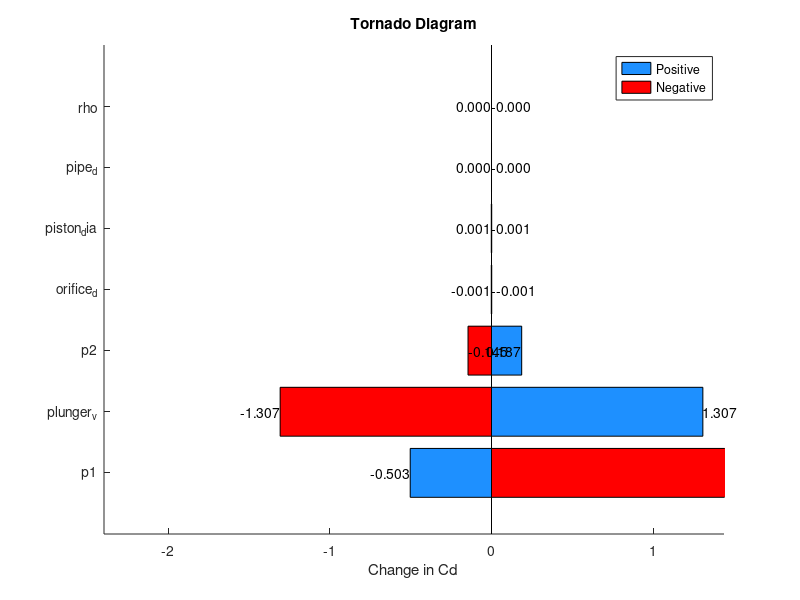

Reproduce this figure in MATLAB.
% Actual value of sensitivity per variable

% Define variables and their nominal and deviation values
vars = {'piston_dia', 'plunger_v', 'pipe_d', 'orifice_d', 'rho', 'p1', 'p2'};
nominal_values = [3, 3, 1, 0.5, 1, 50, 10];
deviations = nominal_values .* [0.0005, 1, 0.0005, 0.0005, 0, 0.5, 0.5];

% Define function to estimate flow rate
cd = @(piston_dia, v, d1, d2, rho, p1, p2) (pi * (piston_dia/2)^2 * v) / (pi / 4 * d2^2 * (2 * (p1 - p2))/sqrt(rho * (1-(d2/d1)^4)));

cd_nominal = cd(nominal_values(1), nominal_values(2), nominal_values(3), nominal_values(4), nominal_values(5), nominal_values(6), nominal_values(7));

cd_p = zeros(1, length(vars));
cd_n = zeros(1, length(vars));

for i = 1:length(vars)
    delta = zeros(1, length(vars));
    delta(i) = deviations(i);
    cd_p(i) = cd(nominal_values(1) + delta(1), nominal_values(2) + delta(2), nominal_values(3) + delta(3), nominal_values(4) + delta(4), nominal_values(5) + delta(5), nominal_values(6) + delta(6), nominal_values(7) + delta(7));
    cd_n(i) = cd(nominal_values(1) - delta(1), nominal_values(2) - delta(2), nominal_values(3) - delta(3), nominal_values(4) - delta(4), nominal_values(5) - delta(5), nominal_values(6) - delta(6), nominal_values(7) - delta(7));
end

sensitivities_pos = cd_p - cd_nominal;
sensitivities_neg = cd_nominal - cd_n;

[~, indices] = sort(abs(sensitivities_pos + sensitivities_neg), 'descend');
vars_sorted = vars(indices);
sensitivities_pos_sorted = sensitivities_pos(indices);
sensitivities_neg_sorted = sensitivities_neg(indices);

disp(sensitivities_pos_sorted);
disp(sensitivities_neg_sorted);

figure;
hold on;

% Plot positive and negative sensitivities separately
bars_pos = barh(1:length(vars), sensitivities_pos_sorted, 'FaceColor', [0.1176, 0.5647, 1.0000]);
bars_neg = barh(1:length(vars), -sensitivities_neg_sorted, 'FaceColor', 'red');

% Adjusting the x limits to better visualize bars
xlim([-max(abs(sensitivities_neg_sorted)) * 1.1, max(abs(sensitivities_pos_sorted)) * 1.1]);
xlabel('Change in Cd');
title('Tornado Diagram');
yticks(1:length(vars));
yticklabels(vars_sorted);

% Add labels to bar ends for positive sensitivities
for i = 1:length(sensitivities_pos_sorted)
    if sensitivities_pos_sorted(i) > 1
        text(sensitivities_pos_sorted(i), i, sprintf('%.3f', sensitivities_pos_sorted(i)), 'HorizontalAlignment', 'left', 'VerticalAlignment', 'middle');
    else
        text(sensitivities_pos_sorted(i), i, sprintf('%.3f', sensitivities_pos_sorted(i)), 'HorizontalAlignment', 'right', 'VerticalAlignment', 'middle');
    end
end

% Add labels to bar ends for negative sensitivities
for i = 1:length(sensitivities_neg_sorted)
    if sensitivities_neg_sorted(i) > 1
        text(-sensitivities_neg_sorted(i), i, sprintf('-%.3f', sensitivities_neg_sorted(i)), 'HorizontalAlignment', 'right', 'VerticalAlignment', 'middle');
    else
        text(-sensitivities_neg_sorted(i), i, sprintf('-%.3f', sensitivities_neg_sorted(i)), 'HorizontalAlignment', 'left', 'VerticalAlignment', 'middle');
    end
end

legend('Positive', 'Negative');
hold off;
